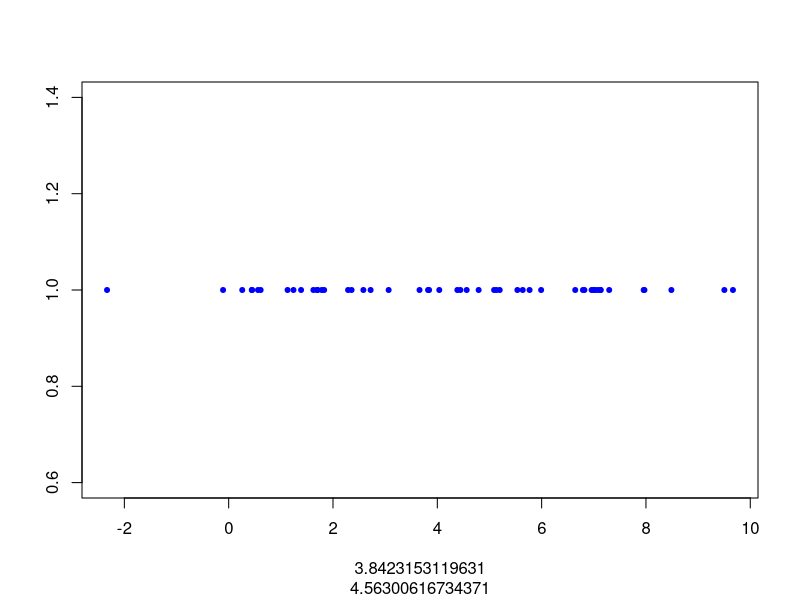
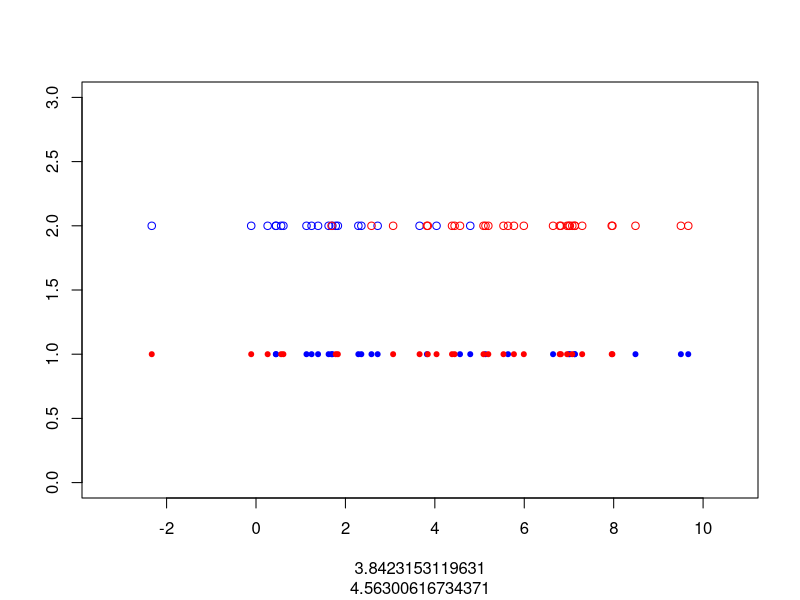
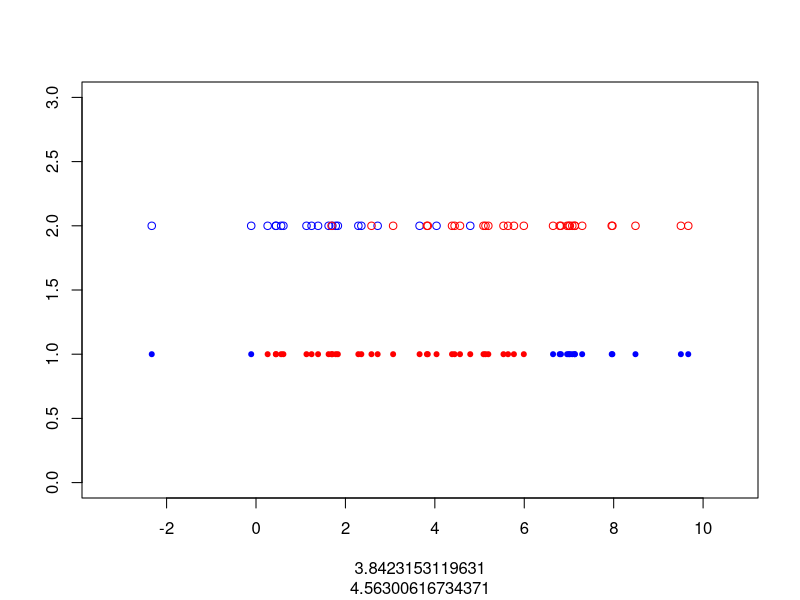
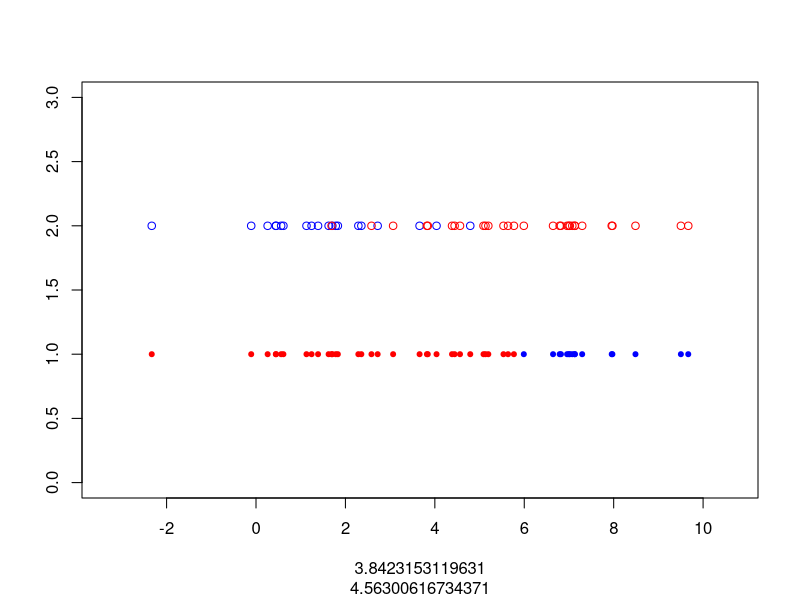
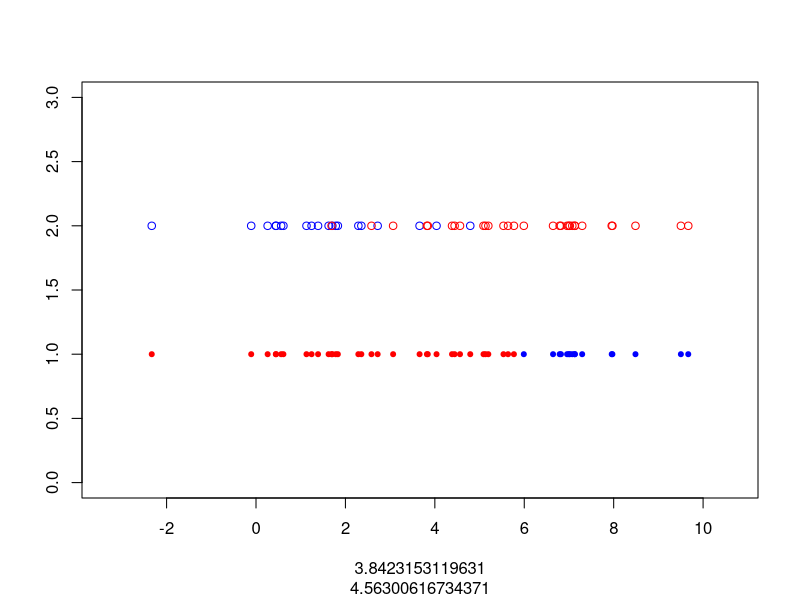

Here is the R script that generated these plots, in order:
# This is a simulated one dimensional mixed Gaussian model using the EM
# algorithm. In this file no package is used, and the algorithm is
# directly implemented.

# Simulate

n1=20  #Two groups, number of items in each
n2=30
realmu1=2 #mean of each group
realmu2=6
realvar1=2.8  #variance of each group
realvar2=2.8
x=rnorm(n1, realmu1, sqrt(realvar1))  #Simulating data
x=c(x, rnorm(n2, realmu2,sqrt(realvar2)))
# shuffle 
x=x[s<-sample(1:length(x),length(x))]

plot(x,rep(1,length(x)),pch=20,col="blue",xlab=x,ylab="")
readline()
# Initialization:
# choose initial values for parameters
mu1=mean(x[samp<-sample(1:length(x),floor(length(x)/2))])
#mu1=mean(x[samp])
var1=var(x[samp])
mu2=mean(x[-samp])
var2=var(x[-samp])
p1=rep(.5,length(x))
p2=1-p1
print("x:")
print(x)

# set initial value for the latent 0-1 variables z indicating which group
# each point belongs to
z=rep(0,length(x))
z[-samp]=1
tau2=sum(z)/length(z) # initial estimate of probability of each group
tau1=1-tau2
count=0
print("Initial grouping:")
print(paste("mu1= ",mu1," mu2= ", mu2, " var1= ", var1, " var2=", var2, " tau1= ",tau1))
print("population 1:")
print(x[z==0])
print("population 2:")
print(x[z==1])
print(z)

# find inverse permuation:
sinv<-function(s)return(sapply(1:length(s), function(x)return(which(s==x))))
while (count<100) {
  # Plot and color current clusters
  plot(x[z==0],rep(1,length(x[z==0])),pch=20,col="blue",xlab=x,ylab="",
       xlim=c(min(x)-1,max(x)+1),ylim=c(0,3))
  points(x[z==1],rep(1,length(x[z==1])),pch=20,col="red")
  points(x[sinv(s)][1:n1],rep(2,n1),col="blue")
  points(x[sinv(s)][(n1+1):(n1+n2)],rep(2,n2),col="red")
  # Expectation step: uses Bayes decision rule to assign groups based on
  # current estimate of parameters (mu1,mu2, sigma1, sigma2, tau1)
  count=count+1
  newz=rep(0,length(x))
  for (i in 1:length(x)){
     posterior1= dnorm(x[i],mu1,sqrt(var1))*tau1
     posterior2= dnorm(x[i],mu2,sqrt(var2))*tau2
     p1[i]=posterior1/(posterior1+posterior2)
     newz[i]=ifelse(posterior1<posterior2, 1,0)
  }
  if(sum(newz-z)==0) # check convergence 
     {print("breaking");break}
  z=newz
  p2=1-p1

  # Maximization (Use current probabilities p1, p2 to find ML estimate of
  # parameters
  tau2=sum(z)/length(z)
  tau1=1-tau2
  mu1<-sum(x[z==0]*p1[z==0])/sum(p1[z==0]) #weighted mean
  mu2<-sum(x[z==1]*p2[z==1])/sum(p2[z==1])

  var1<-sum((x[z==0]-mu1)^2*p1[z==0])/sum(p1[z==0]) #weighted variance
  var2<-sum((x[z==1]-mu2)^2*p2[z==1])/sum(p2[z==1])
   
  print("===================================")
  print(paste("Round ", count,": "))
  print(paste("mu1= ",mu1," mu2= ", mu2, " var1= ", var1, " var2=", var2, " tau1= ",tau1))
  #flag=as.numeric(readline("Hit enter to continue, 0 to stop"))
  #print("population 1:")
  #print(x[z==0])
  #print("population 2:")
  #print(x[z>0])
  print("p1:")
  print(p1)
  print("z:")
  print(z)
  #if (flag==0) break
  readline()
}
 
print("real values: realmu1, realmu2,realvar1,realvar2")
print(paste(realmu1, realmu2,realvar1,realvar2))

print("EM values: mu1, mu2,var1,var2")
print(paste(mu1, mu2,var1,var2))



# plot clusters found by EM and compare to the original clusters:
plot(x[z==0],rep(1,length(x[z==0])),pch=20,col="blue",xlab=x,ylab="",xlim=c(min(x)-1,max(x)+1),ylim=c(0,3))
points(x[z==1],rep(1,length(x[z==1])),pch=20,col="red")
points(x[sinv(s)][1:n1],rep(2,n1),col="blue")
points(x[sinv(s)][(n1+1):(n1+n2)],rep(2,n2),col="red")
